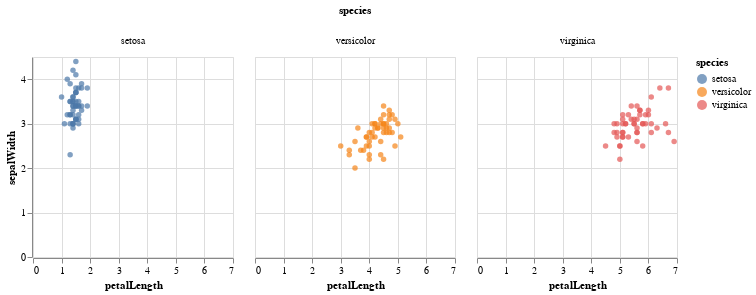

Source (notebook cell):
### Code cell
alt.Chart(iris).mark_circle().encode(
    x='petalLength',
    y='sepalWidth',
    color='species',
    column='species'
).properties(width=200, height=200)

### Figure 1 — Vega-Lite specification as saved in the notebook (floating-point values rounded to 4 significant figures; data arrays with more than 128 entries replaced by an {"elided": "..."} marker saying what was removed)
{"$schema": "https://vega.github.io/schema/vega-lite/v3.2.1.json", "config": {"mark": {"tooltip": null}, "view": {"height": 300, "width": 400}}, "data": {"name": "data-a264acbd6e539a8b3afc0cb5f240fb57"}, "datasets": {"data-a264acbd6e539a8b3afc0cb5f240fb57": {"elided": "150 records"}}, "encoding": {"color": {"field": "species", "type": "nominal"}, "column": {"field": "species", "type": "nominal"}, "x": {"field": "petalLength", "type": "quantitative"}, "y": {"field": "sepalWidth", "type": "quantitative"}}, "height": 200, "mark": "circle", "width": 200}
